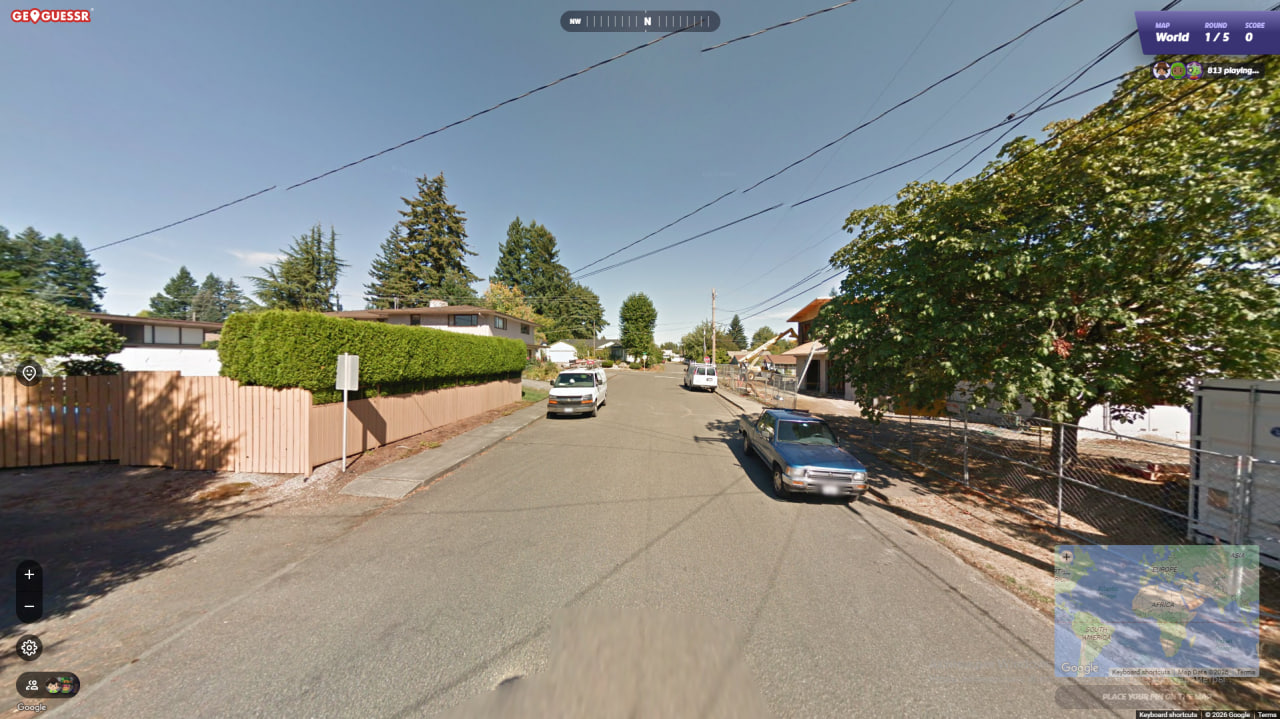
#> input picture test.jpg, 1280 x 719 px; its folder holds only this picture in this run
$ python -i data.py   (imports and definitions only)   (older library calls are emulated)
#> lines starting #> are read from the running program, lines starting #| are printed output that depends on the picture
import os
import requests
import time
import random
from concurrent.futures import ThreadPoolExecutor
from tqdm import tqdm
import json
from shapely.geometry import shape, Point

# ======================
# CONFIG
# ======================
hashes = set()
SAVE_DIR = "dataset"
# [1 line not run here, left out]

THREADS = 20
RADIUS = 0.03
MAX_POINTS = 100

ACCESS_TOKEN = "MLY|26223642377319709|5b9e8aec2d3756e7baf3b7f9c61b9ae4"

# ======================
# LOAD COUNTRIES
# ======================

# [4 lines not run here, left out]

countries = []

# [11 lines not run here, left out]

# ======================
# COUNTRY DETECTION
# ======================

# [8 lines left out: function get_country, not called in this run]

# ======================
# LOCATIONS (твои страны)
# ======================

LOCATIONS = [

    # Oman
    (23.5880, 58.3829),

    # Israel
    (32.0853, 34.7818),

    # Jordan
    (31.9454, 35.9284),

]

# ======================
# GENERATE POINTS
# ======================

# [40 lines left out: functions generate_points, get_images, not called in this run]
import cv2
import numpy as np

def is_valid_image(img):
    if img is None:
        return False

    # --- 1. яркость ---
    mean = img.mean()
#> mean = 129.4
    if mean < 40 or mean > 220:
        return False

    # --- 2. размытость ---
    gray = cv2.cvtColor(img, cv2.COLOR_RGB2GRAY)
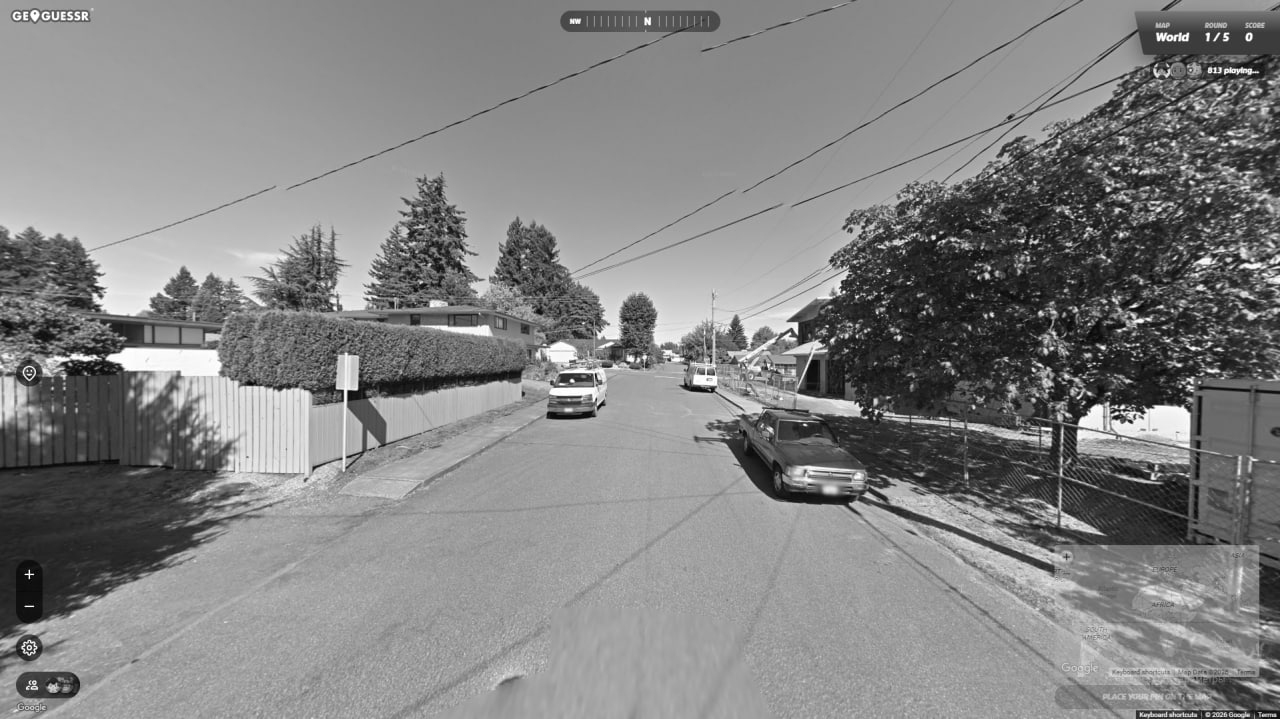
#> gray: shape (719, 1280); min 0, max 255, mean 131.2
    blur = cv2.Laplacian(gray, cv2.CV_64F).var()
#> blur = 899.3
    if blur < 80:
        return False

    # --- 3. слишком мало деталей ---
    edges = cv2.Canny(gray, 100, 200)
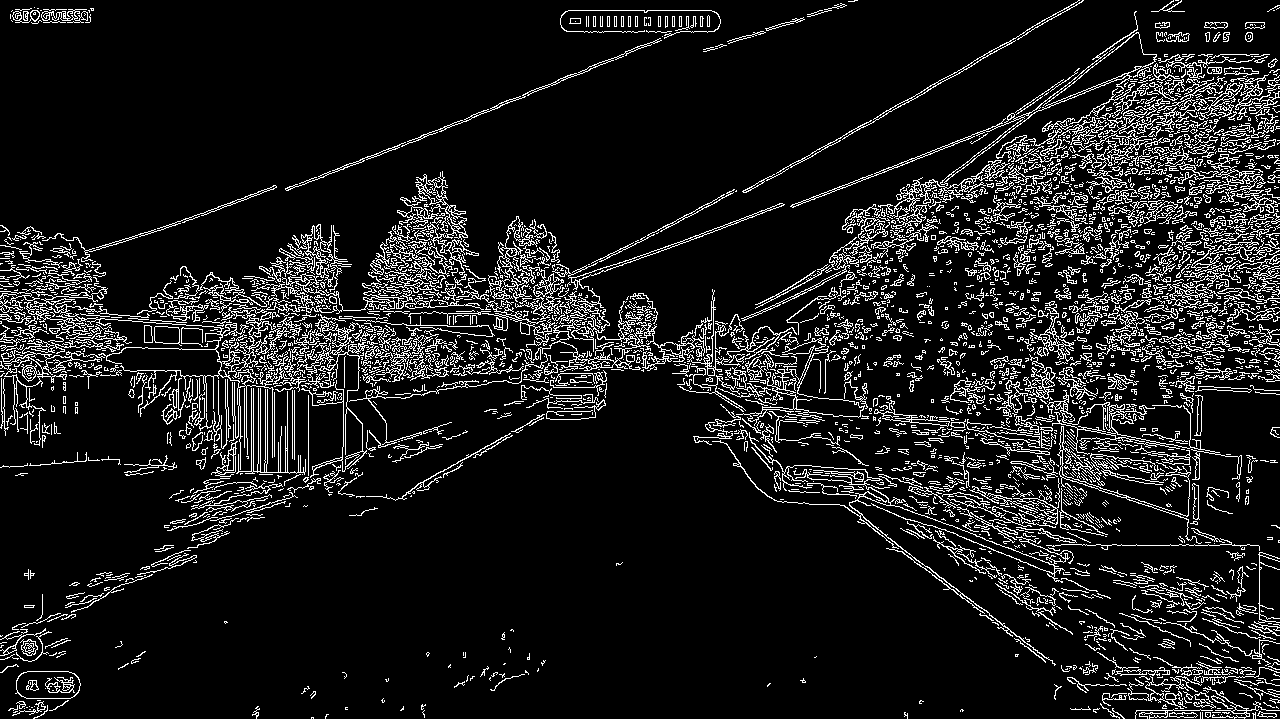
#> edges: shape (719, 1280); 10.6% white in thin lines or dots
    edge_density = edges.mean()
#> edge_density = 27.02
    if edge_density < 5:
        return False

    # --- 4. слишком однотонная картинка ---
    std = img.std()
#> std = 54.23
    if std < 20:
        return False

    return True
# ======================
# DOWNLOAD
# ======================

total_downloaded = 0

# [82 lines left out: functions download_image, download_batch, main, not called in this run]

# ======================
# RUN
# ======================

# [2 lines not run here, left out]

>>> import cv2
>>> picture = cv2.cvtColor(cv2.imread('test.jpg'), cv2.COLOR_BGR2RGB)
>>> result = is_valid_image(picture)
#> result = True
